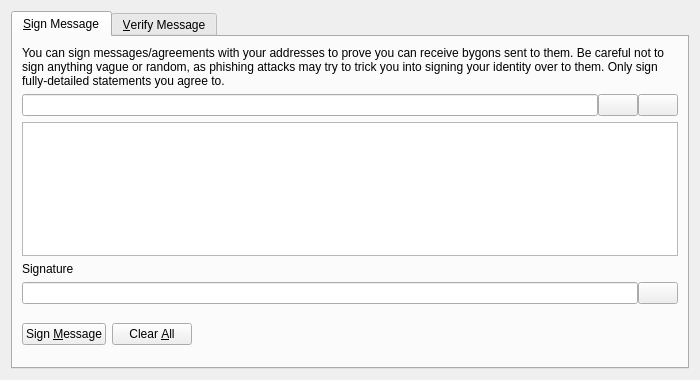
<?xml version="1.0" encoding="UTF-8"?>
<ui version="4.0">
 <class>SignVerifyMessageDialog</class>
 <widget class="QDialog" name="SignVerifyMessageDialog">
  <property name="geometry">
   <rect>
    <x>0</x>
    <y>0</y>
    <width>700</width>
    <height>380</height>
   </rect>
  </property>
  <property name="windowTitle">
   <string>Signatures - Sign / Verify a Message</string>
  </property>
  <property name="modal">
   <bool>true</bool>
  </property>
  <layout class="QVBoxLayout" name="verticalLayout">
   <item>
    <widget class="QTabWidget" name="tabWidget">
     <property name="currentIndex">
      <number>0</number>
     </property>
     <widget class="QWidget" name="tabSignMessage">
      <attribute name="title">
       <string>&amp;Sign Message</string>
      </attribute>
      <layout class="QVBoxLayout" name="verticalLayout_SM">
       <item>
        <widget class="QLabel" name="infoLabel_SM">
         <property name="text">
          <string>You can sign messages/agreements with your addresses to prove you can receive bygons sent to them. Be careful not to sign anything vague or random, as phishing attacks may try to trick you into signing your identity over to them. Only sign fully-detailed statements you agree to.</string>
         </property>
         <property name="textFormat">
          <enum>Qt::PlainText</enum>
         </property>
         <property name="wordWrap">
          <bool>true</bool>
         </property>
        </widget>
       </item>
       <item>
        <layout class="QHBoxLayout" name="horizontalLayout_1_SM">
         <property name="spacing">
          <number>0</number>
         </property>
         <item>
          <widget class="QValidatedLineEdit" name="addressIn_SM">
           <property name="toolTip">
            <string>The Bygon address to sign the message with</string>
           </property>
          </widget>
         </item>
         <item>
          <widget class="QPushButton" name="addressBookButton_SM">
           <property name="toolTip">
            <string>Choose previously used address</string>
           </property>
           <property name="text">
            <string/>
           </property>
           <property name="icon">
            <iconset resource="../bitcoin.qrc">
             <normaloff>:/icons/address-book</normaloff>:/icons/address-book</iconset>
           </property>
           <property name="shortcut">
            <string>Alt+A</string>
           </property>
           <property name="autoDefault">
            <bool>false</bool>
           </property>
          </widget>
         </item>
         <item>
          <widget class="QPushButton" name="pasteButton_SM">
           <property name="toolTip">
            <string>Paste address from clipboard</string>
           </property>
           <property name="text">
            <string/>
           </property>
           <property name="icon">
            <iconset resource="../bitcoin.qrc">
             <normaloff>:/icons/editpaste</normaloff>:/icons/editpaste</iconset>
           </property>
           <property name="shortcut">
            <string>Alt+P</string>
           </property>
           <property name="autoDefault">
            <bool>false</bool>
           </property>
          </widget>
         </item>
        </layout>
       </item>
       <item>
        <widget class="QPlainTextEdit" name="messageIn_SM">
         <property name="toolTip">
          <string>Enter the message you want to sign here</string>
         </property>
        </widget>
       </item>
       <item>
        <widget class="QLabel" name="signatureLabel_SM">
         <property name="text">
          <string>Signature</string>
         </property>
         <property name="textFormat">
          <enum>Qt::PlainText</enum>
         </property>
        </widget>
       </item>
       <item>
        <layout class="QHBoxLayout" name="horizontalLayout_2_SM">
         <property name="spacing">
          <number>0</number>
         </property>
         <item>
          <widget class="QLineEdit" name="signatureOut_SM">
           <property name="font">
            <font>
             <italic>true</italic>
            </font>
           </property>
           <property name="readOnly">
            <bool>true</bool>
           </property>
          </widget>
         </item>
         <item>
          <widget class="QPushButton" name="copySignatureButton_SM">
           <property name="toolTip">
            <string>Copy the current signature to the system clipboard</string>
           </property>
           <property name="text">
            <string/>
           </property>
           <property name="icon">
            <iconset resource="../bitcoin.qrc">
             <normaloff>:/icons/editcopy</normaloff>:/icons/editcopy</iconset>
           </property>
           <property name="autoDefault">
            <bool>false</bool>
           </property>
          </widget>
         </item>
        </layout>
       </item>
       <item>
        <layout class="QHBoxLayout" name="horizontalLayout_3_SM">
         <item>
          <widget class="QPushButton" name="signMessageButton_SM">
           <property name="toolTip">
            <string>Sign the message to prove you own this Bygon address</string>
           </property>
           <property name="text">
            <string>Sign &amp;Message</string>
           </property>
           <property name="icon">
            <iconset resource="../bitcoin.qrc">
             <normaloff>:/icons/edit</normaloff>:/icons/edit</iconset>
           </property>
           <property name="autoDefault">
            <bool>false</bool>
           </property>
          </widget>
         </item>
         <item>
          <widget class="QPushButton" name="clearButton_SM">
           <property name="toolTip">
            <string>Reset all sign message fields</string>
           </property>
           <property name="text">
            <string>Clear &amp;All</string>
           </property>
           <property name="icon">
            <iconset resource="../bitcoin.qrc">
             <normaloff>:/icons/remove</normaloff>:/icons/remove</iconset>
           </property>
           <property name="autoDefault">
            <bool>false</bool>
           </property>
          </widget>
         </item>
         <item>
          <spacer name="horizontalSpacer_1_SM">
           <property name="orientation">
            <enum>Qt::Horizontal</enum>
           </property>
           <property name="sizeHint" stdset="0">
            <size>
             <width>40</width>
             <height>48</height>
            </size>
           </property>
          </spacer>
         </item>
         <item>
          <widget class="QLabel" name="statusLabel_SM">
           <property name="font">
            <font>
             <weight>75</weight>
             <bold>true</bold>
            </font>
           </property>
           <property name="text">
            <string/>
           </property>
           <property name="wordWrap">
            <bool>true</bool>
           </property>
          </widget>
         </item>
         <item>
          <spacer name="horizontalSpacer_2_SM">
           <property name="orientation">
            <enum>Qt::Horizontal</enum>
           </property>
           <property name="sizeHint" stdset="0">
            <size>
             <width>40</width>
             <height>48</height>
            </size>
           </property>
          </spacer>
         </item>
        </layout>
       </item>
      </layout>
     </widget>
     <widget class="QWidget" name="tabVerifyMessage">
      <attribute name="title">
       <string>&amp;Verify Message</string>
      </attribute>
      <layout class="QVBoxLayout" name="verticalLayout_VM">
       <item>
        <widget class="QLabel" name="infoLabel_VM">
         <property name="text">
          <string>Enter the receiver's address, message (ensure you copy line breaks, spaces, tabs, etc. exactly) and signature below to verify the message. Be careful not to read more into the signature than what is in the signed message itself, to avoid being tricked by a man-in-the-middle attack. Note that this only proves the signing party receives with the address, it cannot prove sendership of any transaction!</string>
         </property>
         <property name="textFormat">
          <enum>Qt::PlainText</enum>
         </property>
         <property name="alignment">
          <set>Qt::AlignLeading|Qt::AlignLeft|Qt::AlignTop</set>
         </property>
         <property name="wordWrap">
          <bool>true</bool>
         </property>
        </widget>
       </item>
       <item>
        <layout class="QHBoxLayout" name="horizontalLayout_1_VM">
         <property name="spacing">
          <number>0</number>
         </property>
         <item>
          <widget class="QValidatedLineEdit" name="addressIn_VM">
           <property name="toolTip">
            <string>The Bygon address the message was signed with</string>
           </property>
          </widget>
         </item>
         <item>
          <widget class="QPushButton" name="addressBookButton_VM">
           <property name="toolTip">
            <string>Choose previously used address</string>
           </property>
           <property name="text">
            <string/>
           </property>
           <property name="icon">
            <iconset resource="../bitcoin.qrc">
             <normaloff>:/icons/address-book</normaloff>:/icons/address-book</iconset>
           </property>
           <property name="shortcut">
            <string>Alt+A</string>
           </property>
           <property name="autoDefault">
            <bool>false</bool>
           </property>
          </widget>
         </item>
        </layout>
       </item>
       <item>
        <widget class="QPlainTextEdit" name="messageIn_VM"/>
       </item>
       <item>
        <widget class="QValidatedLineEdit" name="signatureIn_VM"/>
       </item>
       <item>
        <layout class="QHBoxLayout" name="horizontalLayout_2_VM">
         <item>
          <widget class="QPushButton" name="verifyMessageButton_VM">
           <property name="toolTip">
            <string>Verify the message to ensure it was signed with the specified Bygon address</string>
           </property>
           <property name="text">
            <string>Verify &amp;Message</string>
           </property>
           <property name="icon">
            <iconset resource="../bitcoin.qrc">
             <normaloff>:/icons/transaction_0</normaloff>:/icons/transaction_0</iconset>
           </property>
           <property name="autoDefault">
            <bool>false</bool>
           </property>
          </widget>
         </item>
         <item>
          <widget class="QPushButton" name="clearButton_VM">
           <property name="toolTip">
            <string>Reset all verify message fields</string>
           </property>
           <property name="text">
            <string>Clear &amp;All</string>
           </property>
           <property name="icon">
            <iconset resource="../bitcoin.qrc">
             <normaloff>:/icons/remove</normaloff>:/icons/remove</iconset>
           </property>
           <property name="autoDefault">
            <bool>false</bool>
           </property>
          </widget>
         </item>
         <item>
          <spacer name="horizontalSpacer_1_VM">
           <property name="orientation">
            <enum>Qt::Horizontal</enum>
           </property>
           <property name="sizeHint" stdset="0">
            <size>
             <width>40</width>
             <height>48</height>
            </size>
           </property>
          </spacer>
         </item>
         <item>
          <widget class="QLabel" name="statusLabel_VM">
           <property name="font">
            <font>
             <weight>75</weight>
             <bold>true</bold>
            </font>
           </property>
           <property name="text">
            <string/>
           </property>
           <property name="wordWrap">
            <bool>true</bool>
           </property>
          </widget>
         </item>
         <item>
          <spacer name="horizontalSpacer_2_VM">
           <property name="orientation">
            <enum>Qt::Horizontal</enum>
           </property>
           <property name="sizeHint" stdset="0">
            <size>
             <width>40</width>
             <height>48</height>
            </size>
           </property>
          </spacer>
         </item>
        </layout>
       </item>
      </layout>
     </widget>
    </widget>
   </item>
  </layout>
 </widget>
 <customwidgets>
  <customwidget>
   <class>QValidatedLineEdit</class>
   <extends>QLineEdit</extends>
   <header>qvalidatedlineedit.h</header>
  </customwidget>
 </customwidgets>
 <resources>
  <include location="../bitcoin.qrc"/>
 </resources>
 <connections/>
</ui>
